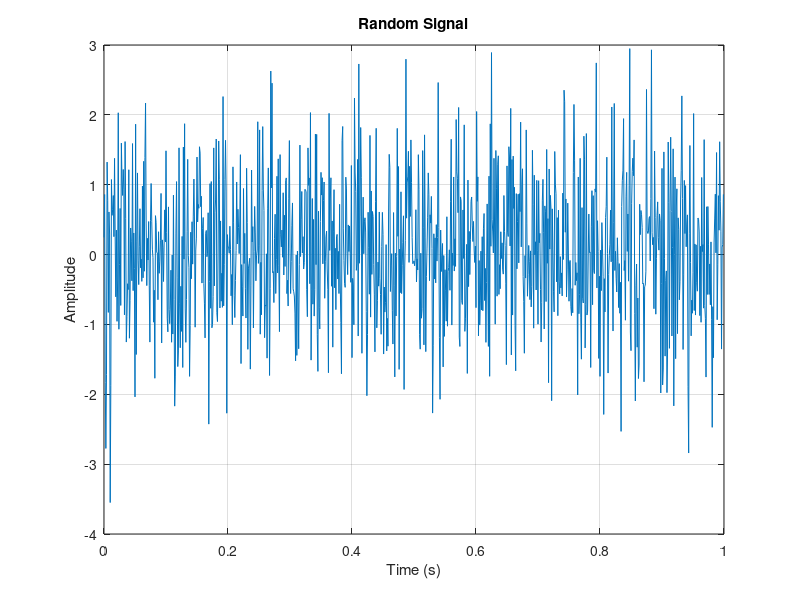

This chart was generated by the following MATLAB code:
% Day 033: Random Signal Generation
fs = 1000;
t = 0:1/fs:1-1/fs;
signal = randn(size(t));
plot(t, signal);
title('Random Signal');
xlabel('Time (s)');
ylabel('Amplitude');
grid on;
